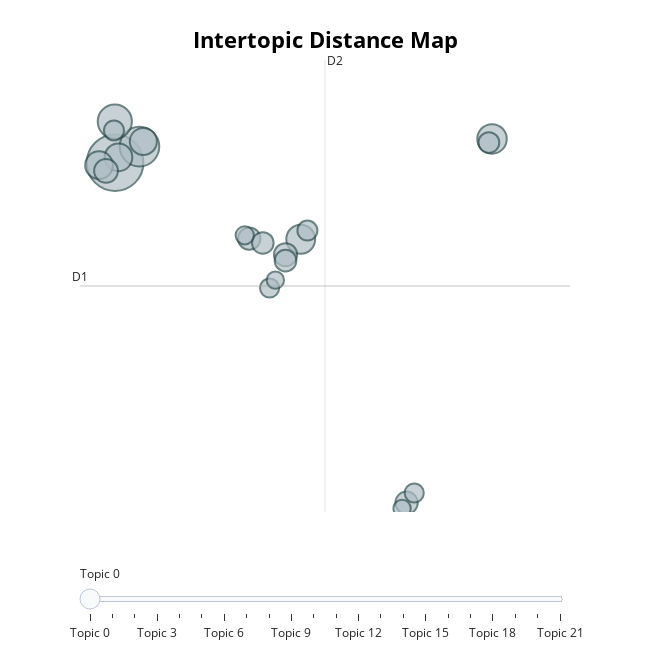

This figure's notebook cell:
### Code cell
topic_model.visualize_topics()

### Figure 1 — Plotly figure (JSON) as saved in the notebook; plotly's stock layout.template omitted (floating-point values rounded to 4 significant figures)
{"data": [{"customdata": [[0, "myself | body | reality | virtual | different", 96], [1, "focus | leg | eye | distract | easy", 47], [2, "body | heavy | light | come | half", 35], [3, "calm | relax | relief | stress | relaxed", 26], [4, "easy | absolutely | nice | good | fine", 25], [5, "touch | delay | scene | image | body", 23], [6, "forest | rock | tree | adventure | indonesia", 23], [7, "eye | open | close | condition | 30", 22], [8, "voice | platform | rock | space | cool", 17], [9, "want | follow | fell | resistance | complicated", 16], [10, "strange | weird | funny | creepy | accept", 15], [11, "color | yellow | change | shirt | signal", 15], [12, "myself | recognize | avatar | synchronize | swicthe", 14], [13, "notice | change | small | damn | pay", 14], [14, "fall | sleep | asleep | sleepy | relax", 13], [15, "strange | scary | feeling | discomfort | fully", 12], [16, "100 | 10 | 80 | 75 | total", 12], [17, "interesting | publish | probable | knock | correct", 11], [18, "happy | long | day | mental | hour", 11], [19, "pixel | image | pixelized | wonder | clear", 10], [20, "quickly | happen | drop | dealaye | constantly", 9], [21, "difference | different | familiar | angle | direction", 9]], "hovertemplate": "<b>Topic %{customdata[0]}</b><br>%{customdata[1]}<br>Size: %{customdata[2]}", "legendgroup": "", "marker": {"color": "#B0BEC5", "line": {"color": "DarkSlateGrey", "width": 2}, "size": [96, 47, 35, 26, 25, 23, 23, 22, 17, 16, 15, 15, 14, 14, 13, 12, 12, 11, 11, 10, 9, 9], "sizemode": "area", "sizeref": 0.06, "symbol": "circle"}, "mode": "markers", "name": "", "orientation": "v", "showlegend": false, "type": "scatter", "x": [5.47, 6.404, 5.46, 19.9, 12.58, 5.6, 4.855, 6.551, 5.124, 12.0, 16.63, 10.61, 12.0, 11.12, 19.78, 5.428, 12.83, 16.92, 11.38, 10.43, 11.61, 16.46], "xaxis": "x", "y": [11.16, 11.64, 12.4, 11.87, 8.847, 11.32, 11.08, 11.8, 10.91, 8.38, 0.8894, 8.864, 8.199, 8.734, 11.77, 12.13, 9.108, 1.184, 7.375, 8.963, 7.61, 0.7187], "yaxis": "y"}], "layout": {"annotations": [{"showarrow": false, "text": "D1", "x": 4.127, "y": 7.434, "yshift": 10}, {"showarrow": false, "text": "D2", "x": 13.51, "xshift": 10, "y": 14.26}], "height": 650, "hoverlabel": {"bgcolor": "white", "font": {"family": "Rockwell", "size": 16}}, "legend": {"itemsizing": "constant", "tracegroupgap": 0}, "margin": {"t": 60}, "shapes": [{"line": {"color": "#CFD8DC", "width": 2}, "type": "line", "x0": 13.51, "x1": 13.51, "y0": 0.6109, "y1": 14.26}, {"line": {"color": "#9E9E9E", "width": 2}, "type": "line", "x0": 4.127, "x1": 22.88, "y0": 7.434, "y1": 7.434}], "sliders": [{"active": 0, "pad": {"t": 50}, "steps": [{"args": [{"marker.color": [["red", "#B0BEC5", "#B0BEC5", "#B0BEC5", "#B0BEC5", "#B0BEC5", "#B0BEC5", "#B0BEC5", "#B0BEC5", "#B0BEC5", "#B0BEC5", "#B0BEC5", "#B0BEC5", "#B0BEC5", "#B0BEC5", "#B0BEC5", "#B0BEC5", "#B0BEC5", "#B0BEC5", "#B0BEC5", "#B0BEC5", "#B0BEC5"]]}], "label": "Topic 0", "method": "update"}, {"args": [{"marker.color": [["#B0BEC5", "red", "#B0BEC5", "#B0BEC5", "#B0BEC5", "#B0BEC5", "#B0BEC5", "#B0BEC5", "#B0BEC5", "#B0BEC5", "#B0BEC5", "#B0BEC5", "#B0BEC5", "#B0BEC5", "#B0BEC5", "#B0BEC5", "#B0BEC5", "#B0BEC5", "#B0BEC5", "#B0BEC5", "#B0BEC5", "#B0BEC5"]]}], "label": "Topic 1", "method": "update"}, {"args": [{"marker.color": [["#B0BEC5", "#B0BEC5", "red", "#B0BEC5", "#B0BEC5", "#B0BEC5", "#B0BEC5", "#B0BEC5", "#B0BEC5", "#B0BEC5", "#B0BEC5", "#B0BEC5", "#B0BEC5", "#B0BEC5", "#B0BEC5", "#B0BEC5", "#B0BEC5", "#B0BEC5", "#B0BEC5", "#B0BEC5", "#B0BEC5", "#B0BEC5"]]}], "label": "Topic 2", "method": "update"}, {"args": [{"marker.color": [["#B0BEC5", "#B0BEC5", "#B0BEC5", "red", "#B0BEC5", "#B0BEC5", "#B0BEC5", "#B0BEC5", "#B0BEC5", "#B0BEC5", "#B0BEC5", "#B0BEC5", "#B0BEC5", "#B0BEC5", "#B0BEC5", "#B0BEC5", "#B0BEC5", "#B0BEC5", "#B0BEC5", "#B0BEC5", "#B0BEC5", "#B0BEC5"]]}], "label": "Topic 3", "method": "update"}, {"args": [{"marker.color": [["#B0BEC5", "#B0BEC5", "#B0BEC5", "#B0BEC5", "red", "#B0BEC5", "#B0BEC5", "#B0BEC5", "#B0BEC5", "#B0BEC5", "#B0BEC5", "#B0BEC5", "#B0BEC5", "#B0BEC5", "#B0BEC5", "#B0BEC5", "#B0BEC5", "#B0BEC5", "#B0BEC5", "#B0BEC5", "#B0BEC5", "#B0BEC5"]]}], "label": "Topic 4", "method": "update"}, {"args": [{"marker.color": [["#B0BEC5", "#B0BEC5", "#B0BEC5", "#B0BEC5", "#B0BEC5", "red", "#B0BEC5", "#B0BEC5", "#B0BEC5", "#B0BEC5", "#B0BEC5", "#B0BEC5", "#B0BEC5", "#B0BEC5", "#B0BEC5", "#B0BEC5", "#B0BEC5", "#B0BEC5", "#B0BEC5", "#B0BEC5", "#B0BEC5", "#B0BEC5"]]}], "label": "Topic 5", "method": "update"}, {"args": [{"marker.color": [["#B0BEC5", "#B0BEC5", "#B0BEC5", "#B0BEC5", "#B0BEC5", "#B0BEC5", "red", "#B0BEC5", "#B0BEC5", "#B0BEC5", "#B0BEC5", "#B0BEC5", "#B0BEC5", "#B0BEC5", "#B0BEC5", "#B0BEC5", "#B0BEC5", "#B0BEC5", "#B0BEC5", "#B0BEC5", "#B0BEC5", "#B0BEC5"]]}], "label": "Topic 6", "method": "update"}, {"args": [{"marker.color": [["#B0BEC5", "#B0BEC5", "#B0BEC5", "#B0BEC5", "#B0BEC5", "#B0BEC5", "#B0BEC5", "red", "#B0BEC5", "#B0BEC5", "#B0BEC5", "#B0BEC5", "#B0BEC5", "#B0BEC5", "#B0BEC5", "#B0BEC5", "#B0BEC5", "#B0BEC5", "#B0BEC5", "#B0BEC5", "#B0BEC5", "#B0BEC5"]]}], "label": "Topic 7", "method": "update"}, {"args": [{"marker.color": [["#B0BEC5", "#B0BEC5", "#B0BEC5", "#B0BEC5", "#B0BEC5", "#B0BEC5", "#B0BEC5", "#B0BEC5", "red", "#B0BEC5", "#B0BEC5", "#B0BEC5", "#B0BEC5", "#B0BEC5", "#B0BEC5", "#B0BEC5", "#B0BEC5", "#B0BEC5", "#B0BEC5", "#B0BEC5", "#B0BEC5", "#B0BEC5"]]}], "label": "Topic 8", "method": "update"}, {"args": [{"marker.color": [["#B0BEC5", "#B0BEC5", "#B0BEC5", "#B0BEC5", "#B0BEC5", "#B0BEC5", "#B0BEC5", "#B0BEC5", "#B0BEC5", "red", "#B0BEC5", "#B0BEC5", "#B0BEC5", "#B0BEC5", "#B0BEC5", "#B0BEC5", "#B0BEC5", "#B0BEC5", "#B0BEC5", "#B0BEC5", "#B0BEC5", "#B0BEC5"]]}], "label": "Topic 9", "method": "update"}, {"args": [{"marker.color": [["#B0BEC5", "#B0BEC5", "#B0BEC5", "#B0BEC5", "#B0BEC5", "#B0BEC5", "#B0BEC5", "#B0BEC5", "#B0BEC5", "#B0BEC5", "red", "#B0BEC5", "#B0BEC5", "#B0BEC5", "#B0BEC5", "#B0BEC5", "#B0BEC5", "#B0BEC5", "#B0BEC5", "#B0BEC5", "#B0BEC5", "#B0BEC5"]]}], "label": "Topic 10", "method": "update"}, {"args": [{"marker.color": [["#B0BEC5", "#B0BEC5", "#B0BEC5", "#B0BEC5", "#B0BEC5", "#B0BEC5", "#B0BEC5", "#B0BEC5", "#B0BEC5", "#B0BEC5", "#B0BEC5", "red", "#B0BEC5", "#B0BEC5", "#B0BEC5", "#B0BEC5", "#B0BEC5", "#B0BEC5", "#B0BEC5", "#B0BEC5", "#B0BEC5", "#B0BEC5"]]}], "label": "Topic 11", "method": "update"}, {"args": [{"marker.color": [["#B0BEC5", "#B0BEC5", "#B0BEC5", "#B0BEC5", "#B0BEC5", "#B0BEC5", "#B0BEC5", "#B0BEC5", "#B0BEC5", "#B0BEC5", "#B0BEC5", "#B0BEC5", "red", "#B0BEC5", "#B0BEC5", "#B0BEC5", "#B0BEC5", "#B0BEC5", "#B0BEC5", "#B0BEC5", "#B0BEC5", "#B0BEC5"]]}], "label": "Topic 12", "method": "update"}, {"args": [{"marker.color": [["#B0BEC5", "#B0BEC5", "#B0BEC5", "#B0BEC5", "#B0BEC5", "#B0BEC5", "#B0BEC5", "#B0BEC5", "#B0BEC5", "#B0BEC5", "#B0BEC5", "#B0BEC5", "#B0BEC5", "red", "#B0BEC5", "#B0BEC5", "#B0BEC5", "#B0BEC5", "#B0BEC5", "#B0BEC5", "#B0BEC5", "#B0BEC5"]]}], "label": "Topic 13", "method": "update"}, {"args": [{"marker.color": [["#B0BEC5", "#B0BEC5", "#B0BEC5", "#B0BEC5", "#B0BEC5", "#B0BEC5", "#B0BEC5", "#B0BEC5", "#B0BEC5", "#B0BEC5", "#B0BEC5", "#B0BEC5", "#B0BEC5", "#B0BEC5", "red", "#B0BEC5", "#B0BEC5", "#B0BEC5", "#B0BEC5", "#B0BEC5", "#B0BEC5", "#B0BEC5"]]}], "label": "Topic 14", "method": "update"}, {"args": [{"marker.color": [["#B0BEC5", "#B0BEC5", "#B0BEC5", "#B0BEC5", "#B0BEC5", "#B0BEC5", "#B0BEC5", "#B0BEC5", "#B0BEC5", "#B0BEC5", "#B0BEC5", "#B0BEC5", "#B0BEC5", "#B0BEC5", "#B0BEC5", "red", "#B0BEC5", "#B0BEC5", "#B0BEC5", "#B0BEC5", "#B0BEC5", "#B0BEC5"]]}], "label": "Topic 15", "method": "update"}, {"args": [{"marker.color": [["#B0BEC5", "#B0BEC5", "#B0BEC5", "#B0BEC5", "#B0BEC5", "#B0BEC5", "#B0BEC5", "#B0BEC5", "#B0BEC5", "#B0BEC5", "#B0BEC5", "#B0BEC5", "#B0BEC5", "#B0BEC5", "#B0BEC5", "#B0BEC5", "red", "#B0BEC5", "#B0BEC5", "#B0BEC5", "#B0BEC5", "#B0BEC5"]]}], "label": "Topic 16", "method": "update"}, {"args": [{"marker.color": [["#B0BEC5", "#B0BEC5", "#B0BEC5", "#B0BEC5", "#B0BEC5", "#B0BEC5", "#B0BEC5", "#B0BEC5", "#B0BEC5", "#B0BEC5", "#B0BEC5", "#B0BEC5", "#B0BEC5", "#B0BEC5", "#B0BEC5", "#B0BEC5", "#B0BEC5", "red", "#B0BEC5", "#B0BEC5", "#B0BEC5", "#B0BEC5"]]}], "label": "Topic 17", "method": "update"}, {"args": [{"marker.color": [["#B0BEC5", "#B0BEC5", "#B0BEC5", "#B0BEC5", "#B0BEC5", "#B0BEC5", "#B0BEC5", "#B0BEC5", "#B0BEC5", "#B0BEC5", "#B0BEC5", "#B0BEC5", "#B0BEC5", "#B0BEC5", "#B0BEC5", "#B0BEC5", "#B0BEC5", "#B0BEC5", "red", "#B0BEC5", "#B0BEC5", "#B0BEC5"]]}], "label": "Topic 18", "method": "update"}, {"args": [{"marker.color": [["#B0BEC5", "#B0BEC5", "#B0BEC5", "#B0BEC5", "#B0BEC5", "#B0BEC5", "#B0BEC5", "#B0BEC5", "#B0BEC5", "#B0BEC5", "#B0BEC5", "#B0BEC5", "#B0BEC5", "#B0BEC5", "#B0BEC5", "#B0BEC5", "#B0BEC5", "#B0BEC5", "#B0BEC5", "red", "#B0BEC5", "#B0BEC5"]]}], "label": "Topic 19", "method": "update"}, {"args": [{"marker.color": [["#B0BEC5", "#B0BEC5", "#B0BEC5", "#B0BEC5", "#B0BEC5", "#B0BEC5", "#B0BEC5", "#B0BEC5", "#B0BEC5", "#B0BEC5", "#B0BEC5", "#B0BEC5", "#B0BEC5", "#B0BEC5", "#B0BEC5", "#B0BEC5", "#B0BEC5", "#B0BEC5", "#B0BEC5", "#B0BEC5", "red", "#B0BEC5"]]}], "label": "Topic 20", "method": "update"}, {"args": [{"marker.color": [["#B0BEC5", "#B0BEC5", "#B0BEC5", "#B0BEC5", "#B0BEC5", "#B0BEC5", "#B0BEC5", "#B0BEC5", "#B0BEC5", "#B0BEC5", "#B0BEC5", "#B0BEC5", "#B0BEC5", "#B0BEC5", "#B0BEC5", "#B0BEC5", "#B0BEC5", "#B0BEC5", "#B0BEC5", "#B0BEC5", "#B0BEC5", "red"]]}], "label": "Topic 21", "method": "update"}]}], "title": {"font": {"color": "Black", "size": 22}, "text": "<b>Intertopic Distance Map</b>", "x": 0.5, "xanchor": "center", "y": 0.95, "yanchor": "top"}, "width": 650, "xaxis": {"anchor": "y", "domain": [0, 1], "range": [4.127, 22.88], "title": {"text": ""}, "visible": false}, "yaxis": {"anchor": "x", "domain": [0, 1], "range": [0.6109, 14.26], "title": {"text": ""}, "visible": false}}}
